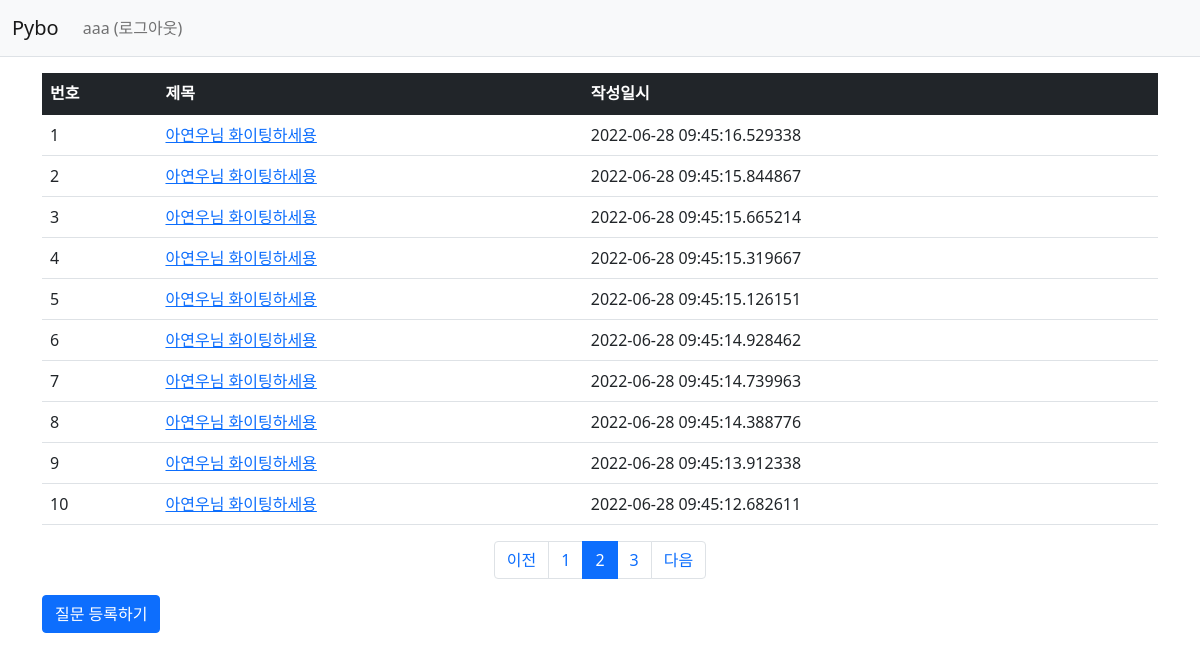
The page /question/list/?page=2 (signed in) on the database its author committed.
### pybo/models.py (models this page shows)
class User(db.Model):
    id = db.Column(db.Integer, primary_key=True)
    username = db.Column(db.String(150), unique=True, nullable=False)
    password = db.Column(db.String(200), nullable=False)
    email = db.Column(db.String(120), unique=True, nullable=False)

class Question(db.Model):
    id = db.Column(db.Integer , primary_key=True)
    subject = db.Column(db.String(200) , nullable=False)
    content = db.Column(db.Text(),nullable=False)
    create_date = db.Column(db.DateTime(),nullable=False)

### pybo/views/question_views.py (the view)
@bp.route('/list/')
def questionlist():
    page = request.args.get('page', type=int, default=1)  # 페이지
    question_list = Question.query.order_by(Question.create_date.desc())
    question_list = question_list.paginate(page, per_page=10)
    return render_template('question/question_list.html', question_list=question_list)

### pybo/views/auth_views.py (called while the page is built)
@bp.before_app_request
def load_logged_in_user():
    user_id = session.get('user_id')
    if user_id is None:
        g.user = None
    else:
        g.user = User.query.get(user_id)

### pybo/templates/question/question_list.html (shortened to what this page needs)
<!DOCTYPE html>
<html lang="en">
<head>
</head>
<body>
{% extends 'base.html' %}
{% block content %}
<div class="container my-3">
    <table class="table">
        <thead>
        <tr class="table-dark">
            <th>번호</th>
            <th>제목</th>
            <th>작성일시</th>
        </tr>
        </thead>
        <tbody>
            {% if question_list %}
                {% for question in question_list.items %}
                    <tr>
                        <td>{{ loop.index }}</td>
                        <td><a href="{{ url_for('question.detail' , question_id=question.id) }}">{{ question.subject }} </a></td>
                        <td>{{ question.create_date }}</td>
                    </tr>
                {% endfor %}
            {% endif %}
        </tbody>
    </table>
    <ul class="pagination justify-content-center">
        {% if question_list.has_prev %}
        <li class="page-item">
            <a class="page-link" href="?page={{ question_list.prev_num }}">이전</a>
        </li>
        {% else %}
        <li class="page-item disabled">
            <a class="page-link" tabindex="-1" aria-disabled="true" href="javascript:void(0)">이전</a>
        </li>
        {% endif %}
        {% for page_num in question_list.iter_pages() %}
        {% if page_num %}
        {% if page_num != question_list.page %}
        <li class="page-item">
            <a class="page-link" href="?page={{ page_num }}">{{ page_num }}</a>
        </li>
        {% else %}
        <li class="page-item active" aria-current="page">
            <a class="page-link" href="javascript:void(0)">{{ page_num }}</a>
        </li>
        {% endif %}
        {% else %}
        <li class="disabled">
            <a class="page-link" href="javascript:void(0)">...</a>
        </li>
        {% endif %}
        {% endfor %}
        {% if question_list.has_next %}
        <li class="page-item">
            <a class="page-link" href="?page={{ question_list.next_num }}">다음</a>
        </li>
        {% else %}
        <li class="page-item disabled">
            <a class="page-link" tabindex="-1" aria-disabled="true" href="javascript:void(0)">다음</a>
        </li>
        {% endif %}
    </ul>
     <a href="{{ url_for('question.create') }}" class="btn btn-primary">질문 등록하기</a>
</div>
{% endblock %}

### pybo/templates/base.html (shortened to what this page needs)
<!doctype html>
<html lang="ko">
<head>
    <link rel="stylesheet" href="{{ url_for('static', filename='bootstrap.min.css') }}">
</head>
<body>
<nav class="navbar navbar-expand-lg navbar-light bg-light border-bottom">
    <div class="container-fluid">
        <a class="navbar-brand" href="{{ url_for('main.index') }}">Pybo</a>
        <div class="collapse navbar-collapse" id="navbarSupportedContent">
            {% if g.user %}
            <ul class="navbar-nav">
                <li class="nav-item ">
                    <a class="nav-link" href="{{ url_for('auth.logout') }}">{{ g.user.username }} (로그아웃)</a>
                </li>
            </ul>
            {% endif %}
        </div>
    </div>
</nav>
{% block content %}
{% endblock %}
</body>
</html>

### rows shown on the page
User: user.username "aaa"
Question: subject "아연우님 화이팅하세용", create_date "2022-06-28 09:45:16.529338"
Question: subject "아연우님 화이팅하세용", create_date "2022-06-28 09:45:15.844867"
Question: subject "아연우님 화이팅하세용", create_date "2022-06-28 09:45:15.665214"
Question: subject "아연우님 화이팅하세용", create_date "2022-06-28 09:45:15.319667"
Question: subject "아연우님 화이팅하세용", create_date "2022-06-28 09:45:15.126151"
Question: subject "아연우님 화이팅하세용", create_date "2022-06-28 09:45:14.928462"
Question: subject "아연우님 화이팅하세용", create_date "2022-06-28 09:45:14.739963"
Question: subject "아연우님 화이팅하세용", create_date "2022-06-28 09:45:14.388776"
Question: subject "아연우님 화이팅하세용", create_date "2022-06-28 09:45:13.912338"
Question: subject "아연우님 화이팅하세용", create_date "2022-06-28 09:45:12.682611"

### other values the page prints
{{ page_num }} "1" "3"
{{ page_num }} "2"
